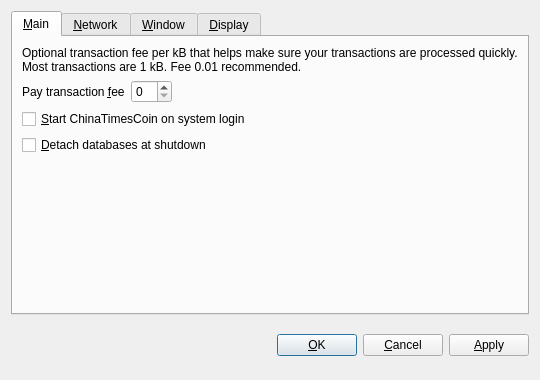
<?xml version="1.0" encoding="UTF-8"?>
<ui version="4.0">
 <class>OptionsDialog</class>
 <widget class="QDialog" name="OptionsDialog">
  <property name="geometry">
   <rect>
    <x>0</x>
    <y>0</y>
    <width>540</width>
    <height>380</height>
   </rect>
  </property>
  <property name="windowTitle">
   <string>Options</string>
  </property>
  <property name="modal">
   <bool>true</bool>
  </property>
  <layout class="QVBoxLayout" name="verticalLayout">
   <item>
    <widget class="QTabWidget" name="tabWidget">
     <property name="tabPosition">
      <enum>QTabWidget::North</enum>
     </property>
     <property name="currentIndex">
      <number>0</number>
     </property>
     <widget class="QWidget" name="tabMain">
      <attribute name="title">
       <string>&amp;Main</string>
      </attribute>
      <layout class="QVBoxLayout" name="verticalLayout_Main">
       <item>
        <widget class="QLabel" name="transactionFeeInfoLabel">
         <property name="text">
          <string>Optional transaction fee per kB that helps make sure your transactions are processed quickly. Most transactions are 1 kB. Fee 0.01 recommended.</string>
         </property>
         <property name="textFormat">
          <enum>Qt::PlainText</enum>
         </property>
         <property name="wordWrap">
          <bool>true</bool>
         </property>
        </widget>
       </item>
       <item>
        <layout class="QHBoxLayout" name="horizontalLayout_Main">
         <item>
          <widget class="QLabel" name="transactionFeeLabel">
           <property name="text">
            <string>Pay transaction &amp;fee</string>
           </property>
           <property name="textFormat">
            <enum>Qt::PlainText</enum>
           </property>
           <property name="buddy">
            <cstring>transactionFee</cstring>
           </property>
          </widget>
         </item>
         <item>
          <widget class="BitcoinAmountField" name="transactionFee"/>
         </item>
         <item>
          <spacer name="horizontalSpacer_Main">
           <property name="orientation">
            <enum>Qt::Horizontal</enum>
           </property>
           <property name="sizeHint" stdset="0">
            <size>
             <width>40</width>
             <height>20</height>
            </size>
           </property>
          </spacer>
         </item>
        </layout>
       </item>
       <item>
        <widget class="QCheckBox" name="bitcoinAtStartup">
         <property name="toolTip">
          <string>Automatically start ChinaTimesCoin after logging in to the system.</string>
         </property>
         <property name="text">
          <string>&amp;Start ChinaTimesCoin on system login</string>
         </property>
        </widget>
       </item>
       <item>
        <widget class="QCheckBox" name="detachDatabases">
         <property name="toolTip">
          <string>Detach block and address databases at shutdown. This means they can be moved to another data directory, but it slows down shutdown. The wallet is always detached.</string>
         </property>
         <property name="text">
          <string>&amp;Detach databases at shutdown</string>
         </property>
        </widget>
       </item>
       <item>
        <spacer name="verticalSpacer_Main">
         <property name="orientation">
          <enum>Qt::Vertical</enum>
         </property>
         <property name="sizeHint" stdset="0">
          <size>
           <width>20</width>
           <height>40</height>
          </size>
         </property>
        </spacer>
       </item>
      </layout>
     </widget>
     <widget class="QWidget" name="tabNetwork">
      <attribute name="title">
       <string>&amp;Network</string>
      </attribute>
      <layout class="QVBoxLayout" name="verticalLayout_Network">
       <item>
        <widget class="QCheckBox" name="mapPortUpnp">
         <property name="toolTip">
          <string>Automatically open the ChinaTimesCoin client port on the router. This only works when your router supports UPnP and it is enabled.</string>
         </property>
         <property name="text">
          <string>Map port using &amp;UPnP</string>
         </property>
        </widget>
       </item>
       <item>
        <widget class="QCheckBox" name="connectSocks">
         <property name="toolTip">
          <string>Connect to the ChinaTimesCoin network through a SOCKS proxy (e.g. when connecting through Tor).</string>
         </property>
         <property name="text">
          <string>&amp;Connect through SOCKS proxy:</string>
         </property>
        </widget>
       </item>
       <item>
        <layout class="QHBoxLayout" name="horizontalLayout_Network">
         <item>
          <widget class="QLabel" name="proxyIpLabel">
           <property name="text">
            <string>Proxy &amp;IP:</string>
           </property>
           <property name="textFormat">
            <enum>Qt::PlainText</enum>
           </property>
           <property name="buddy">
            <cstring>proxyIp</cstring>
           </property>
          </widget>
         </item>
         <item>
          <widget class="QValidatedLineEdit" name="proxyIp">
           <property name="maximumSize">
            <size>
             <width>140</width>
             <height>16777215</height>
            </size>
           </property>
           <property name="toolTip">
            <string>IP address of the proxy (e.g. 127.0.0.1)</string>
           </property>
          </widget>
         </item>
         <item>
          <widget class="QLabel" name="proxyPortLabel">
           <property name="text">
            <string>&amp;Port:</string>
           </property>
           <property name="textFormat">
            <enum>Qt::PlainText</enum>
           </property>
           <property name="buddy">
            <cstring>proxyPort</cstring>
           </property>
          </widget>
         </item>
         <item>
          <widget class="QLineEdit" name="proxyPort">
           <property name="maximumSize">
            <size>
             <width>55</width>
             <height>16777215</height>
            </size>
           </property>
           <property name="toolTip">
            <string>Port of the proxy (e.g. 9050)</string>
           </property>
          </widget>
         </item>
         <item>
          <widget class="QLabel" name="socksVersionLabel">
           <property name="text">
            <string>SOCKS &amp;Version:</string>
           </property>
           <property name="textFormat">
            <enum>Qt::PlainText</enum>
           </property>
           <property name="buddy">
            <cstring>socksVersion</cstring>
           </property>
          </widget>
         </item>
         <item>
          <widget class="QValueComboBox" name="socksVersion">
           <property name="toolTip">
            <string>SOCKS version of the proxy (e.g. 5)</string>
           </property>
          </widget>
         </item>
         <item>
          <spacer name="horizontalSpacer_Network">
           <property name="orientation">
            <enum>Qt::Horizontal</enum>
           </property>
           <property name="sizeHint" stdset="0">
            <size>
             <width>40</width>
             <height>20</height>
            </size>
           </property>
          </spacer>
         </item>
        </layout>
       </item>
       <item>
        <spacer name="verticalSpacer_Network">
         <property name="orientation">
          <enum>Qt::Vertical</enum>
         </property>
         <property name="sizeHint" stdset="0">
          <size>
           <width>20</width>
           <height>40</height>
          </size>
         </property>
        </spacer>
       </item>
      </layout>
     </widget>
     <widget class="QWidget" name="tabWindow">
      <attribute name="title">
       <string>&amp;Window</string>
      </attribute>
      <layout class="QVBoxLayout" name="verticalLayout_Window">
       <item>
        <widget class="QCheckBox" name="minimizeToTray">
         <property name="toolTip">
          <string>Show only a tray icon after minimizing the window.</string>
         </property>
         <property name="text">
          <string>&amp;Minimize to the tray instead of the taskbar</string>
         </property>
        </widget>
       </item>
       <item>
        <widget class="QCheckBox" name="minimizeOnClose">
         <property name="toolTip">
          <string>Minimize instead of exit the application when the window is closed. When this option is enabled, the application will be closed only after selecting Quit in the menu.</string>
         </property>
         <property name="text">
          <string>M&amp;inimize on close</string>
         </property>
        </widget>
       </item>
       <item>
        <spacer name="verticalSpacer_Window">
         <property name="orientation">
          <enum>Qt::Vertical</enum>
         </property>
         <property name="sizeHint" stdset="0">
          <size>
           <width>20</width>
           <height>40</height>
          </size>
         </property>
        </spacer>
       </item>
      </layout>
     </widget>
     <widget class="QWidget" name="tabDisplay">
      <attribute name="title">
       <string>&amp;Display</string>
      </attribute>
      <layout class="QVBoxLayout" name="verticalLayout_Display">
       <item>
        <layout class="QHBoxLayout" name="horizontalLayout_1_Display">
         <item>
          <widget class="QLabel" name="langLabel">
           <property name="text">
            <string>User Interface &amp;language:</string>
           </property>
           <property name="textFormat">
            <enum>Qt::PlainText</enum>
           </property>
           <property name="buddy">
            <cstring>lang</cstring>
           </property>
          </widget>
         </item>
         <item>
          <widget class="QValueComboBox" name="lang">
           <property name="toolTip">
            <string>The user interface language can be set here. This setting will take effect after restarting ChinaTimesCoin.</string>
           </property>
          </widget>
         </item>
        </layout>
       </item>
       <item>
        <layout class="QHBoxLayout" name="horizontalLayout_2_Display">
         <item>
          <widget class="QLabel" name="unitLabel">
           <property name="text">
            <string>&amp;Unit to show amounts in:</string>
           </property>
           <property name="textFormat">
            <enum>Qt::PlainText</enum>
           </property>
           <property name="buddy">
            <cstring>unit</cstring>
           </property>
          </widget>
         </item>
         <item>
          <widget class="QValueComboBox" name="unit">
           <property name="toolTip">
            <string>Choose the default subdivision unit to show in the interface and when sending coins.</string>
           </property>
          </widget>
         </item>
        </layout>
       </item>
       <item>
        <widget class="QCheckBox" name="displayAddresses">
         <property name="toolTip">
          <string>Whether to show ChinaTimesCoin addresses in the transaction list.</string>
         </property>
         <property name="text">
          <string>&amp;Display addresses in transaction list</string>
         </property>
        </widget>
       </item>
       <item>
        <widget class="QCheckBox" name="coinControlFeatures">
         <property name="toolTip">
          <string>Whether to show coin control features or not.</string>
         </property>
         <property name="text">
          <string>Display coin &amp;control features (experts only!)</string>
         </property>
        </widget>
       </item>
       <item>
        <spacer name="verticalSpacer_Display">
         <property name="orientation">
          <enum>Qt::Vertical</enum>
         </property>
         <property name="sizeHint" stdset="0">
          <size>
           <width>20</width>
           <height>40</height>
          </size>
         </property>
        </spacer>
       </item>
      </layout>
     </widget>
    </widget>
   </item>
   <item>
    <layout class="QHBoxLayout" name="horizontalLayout_Buttons">
     <item>
      <spacer name="horizontalSpacer_1">
       <property name="orientation">
        <enum>Qt::Horizontal</enum>
       </property>
       <property name="sizeHint" stdset="0">
        <size>
         <width>40</width>
         <height>48</height>
        </size>
       </property>
      </spacer>
     </item>
     <item>
      <widget class="QLabel" name="statusLabel">
       <property name="font">
        <font>
         <weight>75</weight>
         <bold>true</bold>
        </font>
       </property>
       <property name="text">
        <string/>
       </property>
       <property name="textFormat">
        <enum>Qt::PlainText</enum>
       </property>
       <property name="wordWrap">
        <bool>true</bool>
       </property>
      </widget>
     </item>
     <item>
      <spacer name="horizontalSpacer_2">
       <property name="orientation">
        <enum>Qt::Horizontal</enum>
       </property>
       <property name="sizeHint" stdset="0">
        <size>
         <width>40</width>
         <height>48</height>
        </size>
       </property>
      </spacer>
     </item>
     <item>
      <widget class="QPushButton" name="okButton">
       <property name="text">
        <string>&amp;OK</string>
       </property>
      </widget>
     </item>
     <item>
      <widget class="QPushButton" name="cancelButton">
       <property name="text">
        <string>&amp;Cancel</string>
       </property>
       <property name="autoDefault">
        <bool>false</bool>
       </property>
      </widget>
     </item>
     <item>
      <widget class="QPushButton" name="applyButton">
       <property name="text">
        <string>&amp;Apply</string>
       </property>
       <property name="autoDefault">
        <bool>false</bool>
       </property>
      </widget>
     </item>
    </layout>
   </item>
  </layout>
 </widget>
 <customwidgets>
  <customwidget>
   <class>BitcoinAmountField</class>
   <extends>QSpinBox</extends>
   <header>bitcoinamountfield.h</header>
  </customwidget>
  <customwidget>
   <class>QValueComboBox</class>
   <extends>QComboBox</extends>
   <header>qvaluecombobox.h</header>
  </customwidget>
  <customwidget>
   <class>QValidatedLineEdit</class>
   <extends>QLineEdit</extends>
   <header>qvalidatedlineedit.h</header>
  </customwidget>
 </customwidgets>
 <resources/>
 <connections/>
</ui>
